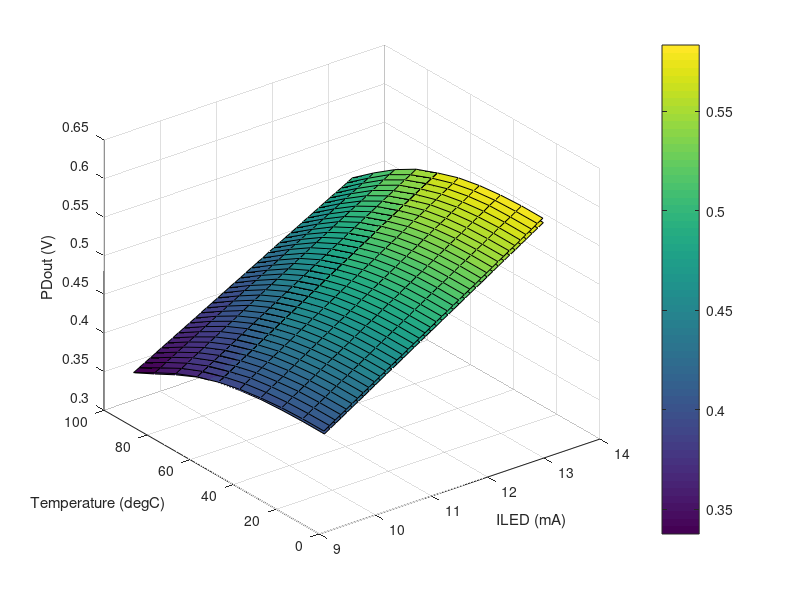

Reproduce this figure in MATLAB.
close all; clear all; clc;

load('thermal100uA.mat');

ILED=data(:,1);
Temp=data(:,2);
VLED=data(:,3);
PDout=data(:,4);
NumILEDsteps=40;

X_ILED=ILED(1:NumILEDsteps);

Temptemp=[];
Y_Temp=[];
for i=1:length(Temp)/NumILEDsteps
    Temptemp=Temp((i-1)*NumILEDsteps+10);
    Y_Temp=[Y_Temp;Temptemp];
    
end

PDoutrow=PDout.'; 
rowtemp=[];
Z_PDout=[];
for i=1:length(ILED)/NumILEDsteps
    rowtemp=PDoutrow((i-1)*NumILEDsteps+1:(i-1)*NumILEDsteps+NumILEDsteps);
    Z_PDout=[Z_PDout;rowtemp];
    
end


figure('Name','3D plot','NumberTitle','off');
surf(X_ILED,Y_Temp,Z_PDout);
xlabel('ILED (mA)');
ylabel('Temperature (degC)');
zlabel('PDout (V)');
%shading interp
colorbar